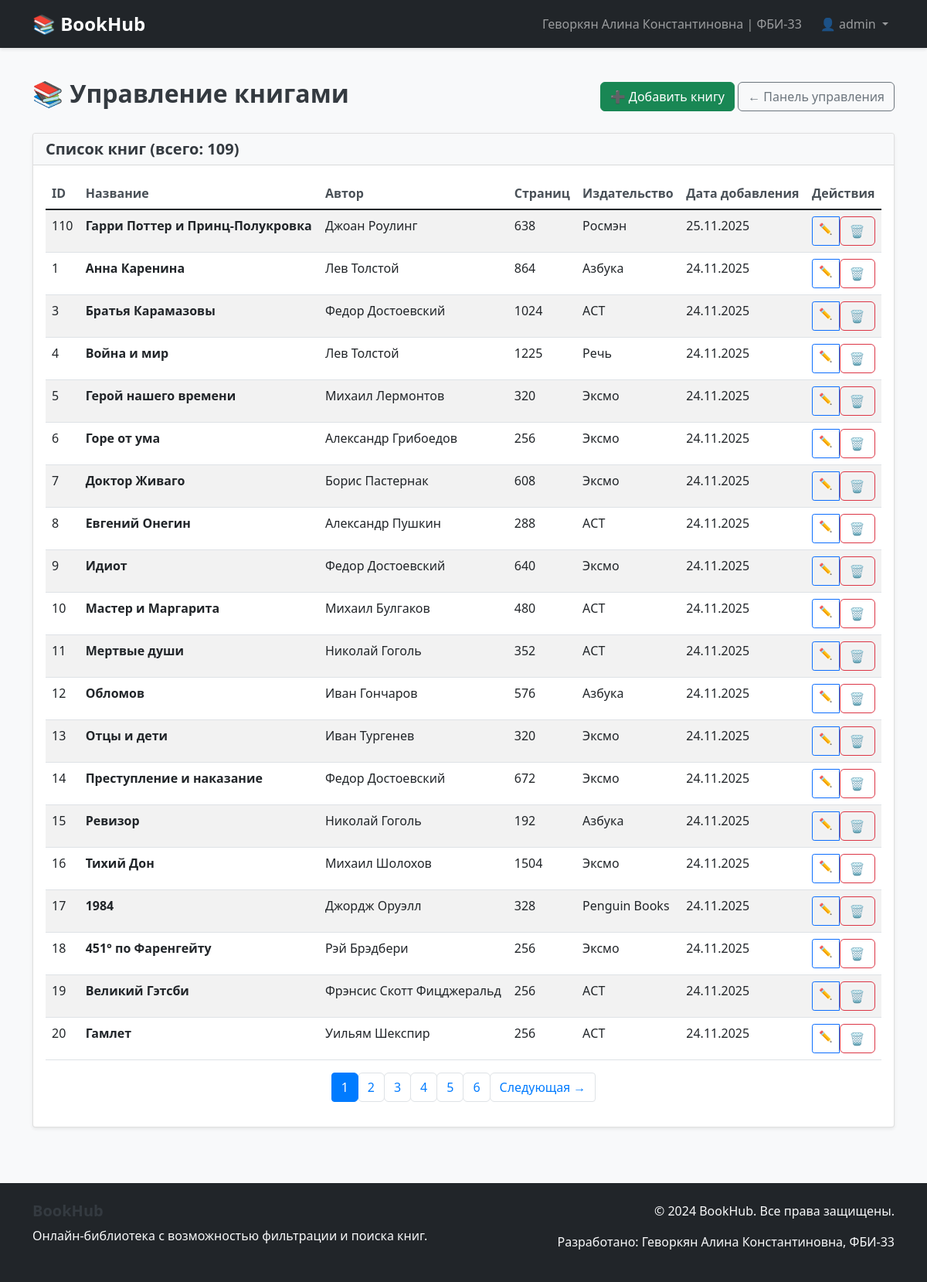
Page /admin/books (signed in) on the committed database.
### models.py (models this page shows, shortened)
class User(db.Model):
    id = db.Column(db.Integer, primary_key=True)
    username = db.Column(db.String(50), unique=True, nullable=False)
    password_hash = db.Column(db.String(255), nullable=False)
    is_admin = db.Column(db.Boolean, default=False)
    created_at = db.Column(db.DateTime, default=datetime.utcnow)

class Book(db.Model):
    id = db.Column(db.Integer, primary_key=True)
    title = db.Column(db.String(200), nullable=False)
    author = db.Column(db.String(150), nullable=False)
    pages = db.Column(db.Integer, nullable=False)
    publisher = db.Column(db.String(150), nullable=False)
    cover_image = db.Column(db.String(300), default='default-cover.jpg')
    description = db.Column(db.Text)
    created_at = db.Column(db.DateTime, default=datetime.utcnow)

### app.py (the view)
@app.route('/admin/books')
@admin_required
def admin_books():
    page = request.args.get('page', 1, type=int)
    per_page = 20
    books = Book.query.order_by(Book.created_at.desc()).paginate(page=page, per_page=per_page, error_out=False)
    return render_template('admin/books.html', books=books)

### app.py (called while the page is built)
def admin_required(f):
    @wraps(f)
    def decorated_function(*args, **kwargs):
        if 'user_id' not in session:
            flash('Пожалуйста, войдите в систему.', 'warning')
            return redirect(url_for('login'))
        user = User.query.get(session['user_id'])
        if not user or not user.is_admin:
            flash('У вас нет прав доступа к этой странице.', 'danger')
            return redirect(url_for('index'))
        return f(*args, **kwargs)
    return decorated_function

@app.context_processor
def inject_user_info():
    user_info = {}
    if 'user_id' in session:
        user = User.query.get(session['user_id'])
        if user:
            user_info = {
                'username': user.username,
                'is_admin': user.is_admin
            }
    student_info = {
        'fio': 'Геворкян Алина Константиновна',
        'group': 'ФБИ-33'
    }
    return dict(user_info=user_info, student_info=student_info)

### templates/admin/books.html (shortened to what this page needs)
{% extends "base.html" %}
{% block content %}
<div class="d-flex justify-content-between align-items-center mb-4">
    <h2>📚 Управление книгами</h2>
    <div>
        <a href="{{ url_for('add_book') }}" class="btn btn-success">➕ Добавить книгу</a>
        <a href="{{ url_for('admin_dashboard') }}" class="btn btn-outline-secondary">← Панель управления</a>
    </div>
</div>
<div class="card">
    <div class="card-header">
        <h5 class="card-title mb-0">Список книг (всего: {{ books.total }})</h5>
    </div>
    <div class="card-body">
        {% if books.items %}
        <div class="table-responsive">
            <table class="table table-striped">
                <thead>
                    <tr>
                        <th>ID</th>
                        <th>Название</th>
                        <th>Автор</th>
                        <th>Страниц</th>
                        <th>Издательство</th>
                        <th>Дата добавления</th>
                        <th>Действия</th>
                    </tr>
                </thead>
                <tbody>
                    {% for book in books.items %}
                    <tr>
                        <td>{{ book.id }}</td>
                        <td><strong>{{ book.title }}</strong></td>
                        <td>{{ book.author }}</td>
                        <td>{{ book.pages }}</td>
                        <td>{{ book.publisher }}</td>
                        <td>{{ book.created_at.strftime('%d.%m.%Y') }}</td>
                        <td>
                            <div class="btn-group btn-group-sm">
                                <a href="{{ url_for('edit_book', book_id=book.id) }}" class="btn btn-outline-primary">✏️</a>
                                <form method="POST" action="{{ url_for('delete_book', book_id=book.id) }}" style="display: inline;">
                                    <button type="submit" class="btn btn-outline-danger" onclick="return confirm('Вы уверены, что хотите удалить эту книгу?')">🗑️</button>
                                </form>
                            </div>
                        </td>
                    </tr>
                    {% endfor %}
                </tbody>
            </table>
        </div>
        {% if books.pages > 1 %}
        <nav aria-label="Page navigation">
            <ul class="pagination justify-content-center">
                {% for page_num in books.iter_pages() %}
                    {% if page_num %}
                        <li class="page-item {% if page_num == books.page %}active{% endif %}">
                            <a class="page-link" href="?page={{ page_num }}">{{ page_num }}</a>
                        </li>
                    {% else %}
                        <li class="page-item disabled"><span class="page-link">...</span></li>
                    {% endif %}
                {% endfor %}
                {% if books.has_next %}
                <li class="page-item">
                    <a class="page-link" href="?page={{ books.next_num }}">Следующая →</a>
                </li>
                {% endif %}
            </ul>
        </nav>
        {% endif %}
        {% else %}
        <div class="text-center py-4">
            <p class="text-muted">Книги еще не добавлены.</p>
            <a href="{{ url_for('add_book') }}" class="btn btn-success">Добавить первую книгу</a>
        </div>
        {% endif %}
    </div>
</div>
{% endblock %}

### templates/base.html (shortened to what this page needs)
<!DOCTYPE html>
<html lang="ru">
<head>
    <link href="https://cdn.jsdelivr.net/npm/bootstrap@5.1.3/dist/css/bootstrap.min.css" rel="stylesheet">
    <link href="{{ url_for('static', filename='css/style.css') }}" rel="stylesheet">
</head>
<body>
    <nav class="navbar navbar-expand-lg navbar-dark bg-dark">
        <div class="container">
            <a class="navbar-brand" href="{{ url_for('index') }}">
                📚 BookHub
            </a>
            <div class="navbar-nav ms-auto">
                <span class="navbar-text me-3">
                    {{ student_info.fio }} | {{ student_info.group }}
                </span>
                {% if user_info %}
                    <div class="nav-item dropdown">
                        <a class="nav-link dropdown-toggle" href="#" role="button" data-bs-toggle="dropdown">
                            👤 {{ user_info.username }}
                        </a>
                    </div>
                {% else %}
                    <a class="nav-link" href="{{ url_for('login') }}">Войти</a>
                    <a class="nav-link" href="{{ url_for('register') }}">Регистрация</a>
                {% endif %}
            </div>
        </div>
    </nav>
    <main class="container my-4">
        {% block content %}{% endblock %}
    </main>
    <footer class="bg-dark text-light py-4 mt-5">
        <div class="container">
            <div class="row">
                <div class="col-md-6">
                    <h5>BookHub</h5>
                    <p>Онлайн-библиотека с возможностью фильтрации и поиска книг.</p>
                </div>
                <div class="col-md-6 text-end">
                    <p>&copy; 2024 BookHub. Все права защищены.</p>
                    <p>Разработано: {{ student_info.fio }}, {{ student_info.group }}</p>
                </div>
            </div>
        </div>
    </footer>
</body>
</html>

### static/css/style.css (style rules this page uses)
body { background-color: #f8f9fa; font-family: 'Segoe UI', Tahoma, Geneva, Verdana, sans-serif; }
.card { box-shadow: 0 0.125rem 0.25rem rgba(0, 0, 0, 0.075); border: 1px solid rgba(0, 0, 0, 0.125); }
.card-header { background-color: #f8f9fa; border-bottom: 1px solid rgba(0, 0, 0, 0.125); }
.navbar-brand { font-weight: bold; font-size: 1.5rem; }
.pagination .page-link { color: #007bff; border-radius: 0.375rem; }
.pagination .page-item.active .page-link { background-color: #007bff; border-color: #007bff; }
.btn { border-radius: 0.375rem; font-weight: 500; }
.table th { border-top: none; font-weight: 600; color: #495057; }
.navbar { box-shadow: 0 2px 4px rgba(0, 0, 0, 0.1); }
footer { margin-top: auto; }
h1, h2, h3, h4, h5, h6 { color: #343a40; font-weight: 600; }

### templates/base.html (style rules this page uses)
html, body { height: 100%; }
body { display: flex; flex-direction: column; min-height: 100vh; }
main { flex: 1 0 auto; }
footer { flex-shrink: 0; margin-top: auto; }

### rows in the picture
User: username "admin"
Book: id "110", title "Гарри Поттер и Принц-Полукровка", author "Джоан Роулинг", pages "638", publisher "Росмэн", created_at "25.11.2025"
Book: id "1", title "Анна Каренина", author "Лев Толстой", pages "864", publisher "Азбука", created_at "24.11.2025"
Book: id "3", title "Братья Карамазовы", author "Федор Достоевский", pages "1024", publisher "АСТ", created_at "24.11.2025"
Book: id "4", title "Война и мир", author "Лев Толстой", pages "1225", publisher "Речь", created_at "24.11.2025"
Book: id "5", title "Герой нашего времени", author "Михаил Лермонтов", pages "320", publisher "Эксмо", created_at "24.11.2025"
Book: id "6", title "Горе от ума", author "Александр Грибоедов", pages "256", publisher "Эксмо", created_at "24.11.2025"
Book: id "7", title "Доктор Живаго", author "Борис Пастернак", pages "608", publisher "Эксмо", created_at "24.11.2025"
Book: id "8", title "Евгений Онегин", author "Александр Пушкин", pages "288", publisher "АСТ", created_at "24.11.2025"
Book: id "9", title "Идиот", author "Федор Достоевский", pages "640", publisher "Эксмо", created_at "24.11.2025"
Book: id "10", title "Мастер и Маргарита", author "Михаил Булгаков", pages "480", publisher "АСТ", created_at "24.11.2025"
Book: id "11", title "Мертвые души", author "Николай Гоголь", pages "352", publisher "АСТ", created_at "24.11.2025"
Book: id "12", title "Обломов", author "Иван Гончаров", pages "576", publisher "Азбука", created_at "24.11.2025"
Book: id "13", title "Отцы и дети", author "Иван Тургенев", pages "320", publisher "Эксмо", created_at "24.11.2025"
Book: id "14", title "Преступление и наказание", author "Федор Достоевский", pages "672", publisher "Эксмо", created_at "24.11.2025"
Book: id "15", title "Ревизор", author "Николай Гоголь", pages "192", publisher "Азбука", created_at "24.11.2025"
Book: id "16", title "Тихий Дон", author "Михаил Шолохов", pages "1504", publisher "Эксмо", created_at "24.11.2025"
Book: id "17", title "1984", author "Джордж Оруэлл", pages "328", publisher "Penguin Books", created_at "24.11.2025"
Book: id "18", title "451° по Фаренгейту", author "Рэй Брэдбери", pages "256", publisher "Эксмо", created_at "24.11.2025"
Book: id "19", title "Великий Гэтсби", author "Фрэнсис Скотт Фицджеральд", pages "256", publisher "АСТ", created_at "24.11.2025"
Book: id "20", title "Гамлет", author "Уильям Шекспир", pages "256", publisher "АСТ", created_at "24.11.2025"

### other values in the picture
{{ student_info.fio }} "Геворкян Алина Константиновна"
{{ student_info.group }} "ФБИ-33"
{{ books.total }} "109"
{{ page_num }} "1" "2" "3" "4" "5" "6"
